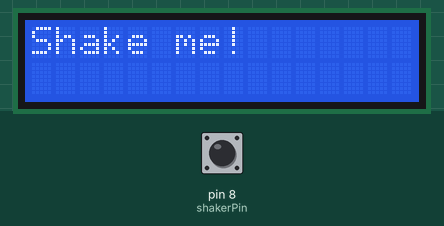
The sketch below on a simulated Arduino Uno, built with avr-gcc and run on an emulated ATmega328P. On the bench: 16×2 character LCD. Inputs (shaded band) come from the test bench; at power-on: pin 8 (shakerPin) HIGH. Random numbers use the default seed unless the sketch sets one.

Above: at 1.2 s.
1.3 s: pin 8 (shakerPin) pulsed LOW 5 times (0.12 s each, 0.3 s apart)
At 3.4 s:
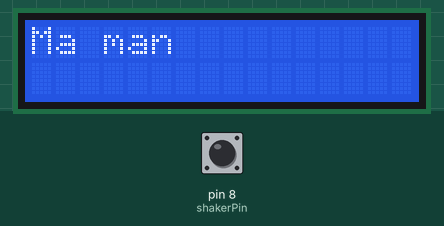
Timing chart, 0 to 4.9 s (numbered marks = the images above; inputs shaded):
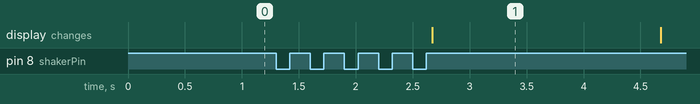

The sketch:

ShakeMe.ino
```cpp
// include the library code:
#include <LiquidCrystal.h>


int lastButtonState, buttonState, buttonPushCounter, shakerPin = 8;
// initialize the library by associating any needed LCD interface pin
// with the arduino pin number it is connected to
const int rs = 12, en = 11, d4 = 5, d5 = 4, d6 = 3, d7 = 2;
LiquidCrystal lcd(rs, en, d4, d5, d6, d7);

String quotes[8] = {"Yes", "No", "Tomorow", "Today", "Never", "Always", "Tomoray", "Ma man" };

void printRandomQuote(){
  lcd.clear();
  lcd.print(quotes[random(sizeof(quotes))]);
}

void setup() {
  // set up the LCD's number of columns and rows:
  lcd.begin(16, 2);
  // Print a message to the LCD.
  lcd.print("Shake me!");
}

void loop() {
  buttonState = digitalRead(shakerPin);

  // compare the buttonState to its previous state
  if (buttonState != lastButtonState) {
    // if the state has changed, increment the counter
    if (buttonState == HIGH) {
      buttonPushCounter++;
    }
    // Delay a little bit to avoid bouncing
    delay(50);
  }
  // save the current state as the last state, for next time through the loop
  lastButtonState = buttonState;


  // turns on the LED every four button pushes by checking the modulo of the
  // button push counter. the modulo function gives you the remainder of the
  // division of two numbers:
  if (buttonPushCounter > 5) {
    printRandomQuote();
    delay(2000);
    lcd.clear();
    lcd.print("Shake me!");
    buttonPushCounter = 0;
  }
}
```

Measured:
- after the input at 1.3 s, the display: changes after 1.4 s (image 1)
